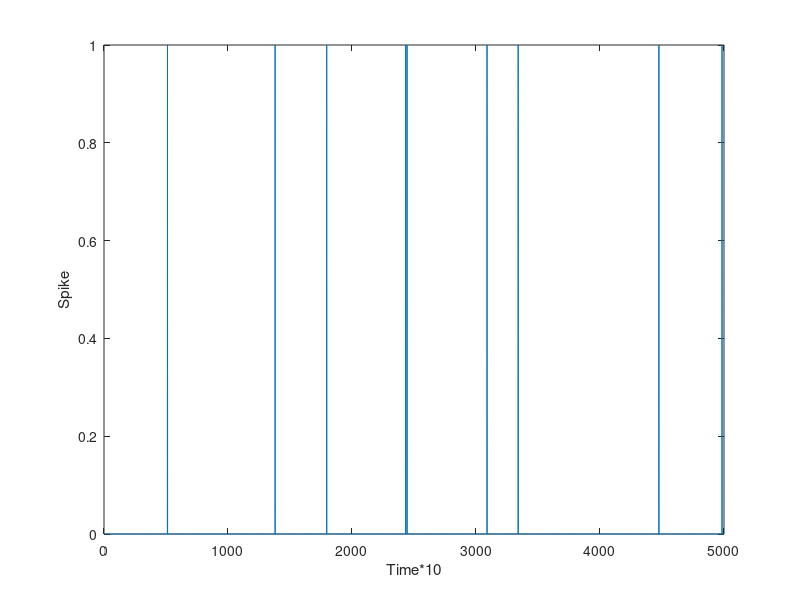

The MATLAB source for this figure:
fr = 10; % Hz
dt = 1/10000; % s
nBins = 5000; % 10 ms spike train
spiketrain = rand(1, nBins) < fr*dt;
time = [];
for i = 1:5000
	if (spiketrain(i) == 1)
		time = [time; i*0.1];
	end
end	
figure,plot(spiketrain);
xlabel("Time*10");
ylabel("Spike");